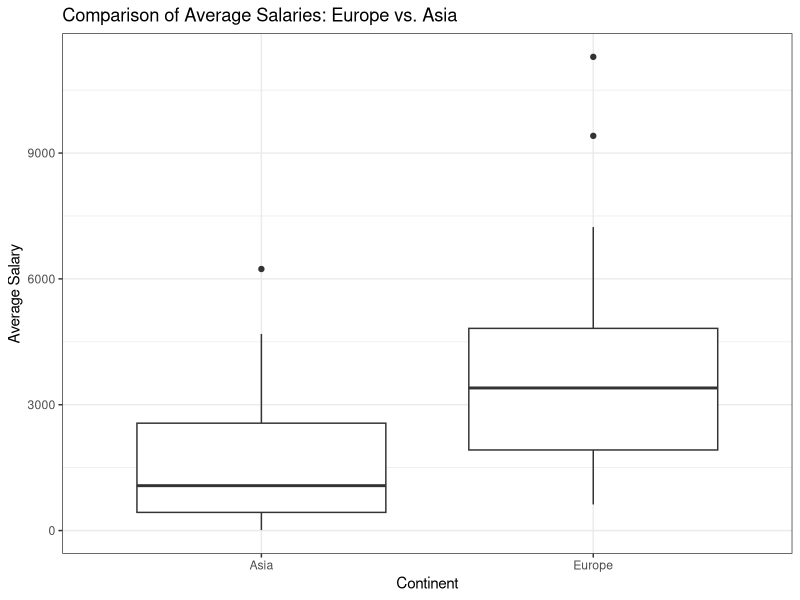

R code for this plot:
# Load the ggplot2 library for visualization
library(ggplot2)

# Read the data from the CSV file
salary_data <- read.csv("Datasets/salary_data.csv")

# Create a box plot comparing average salaries between Europe and Asia
ggplot(salary_data[salary_data$continent_name %in% c("Europe", "Asia"), ], 
       aes(x = continent_name, y = average_salary)) +
  geom_boxplot() +
  labs(title = "Comparison of Average Salaries: Europe vs. Asia",
       x = "Continent",
       y = "Average Salary") +
  theme_bw()  # Apply a black and white theme for clarity
